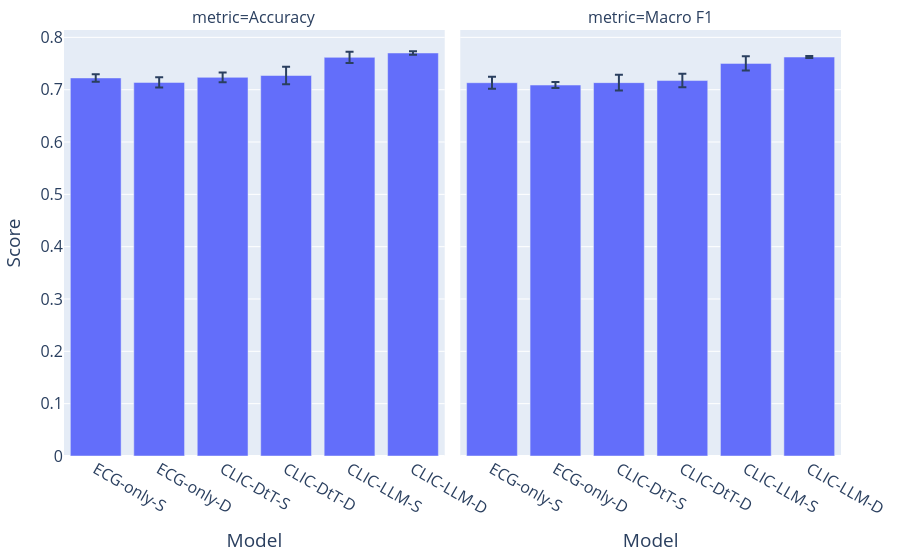

Write notebook code for a chart like this one.
### Code cell
df_long = pd.DataFrame({
    "model": df["model"].tolist() * 2,
    "metric": ["Accuracy"] * 6 + ["Macro F1"] * 6,
    "mean": list(df["acc_mean"]) + list(df["f1_mean"]),
    "std":  list(df["acc_std"])  + list(df["f1_std"]),
})

fig = px.bar(
    df_long,
    x="model",
    y="mean",
    error_y="std",
    facet_col="metric",
    category_orders={"model": model_order},
    labels={"mean": "Score", "model": "Model"},
)

fig.update_layout(
    font=dict(size=16),
    margin=dict(l=40, r=20, t=30, b=40),
)

fig.show()
fig.write_image("accuracy_f1_barplot.pdf")

### Figure 1 — Plotly figure (JSON) as saved in the notebook; plotly's stock layout.template omitted (floating-point values rounded to 4 significant figures)
{"data": [{"error_y": {"array": [0.007114, 0.009902, 0.009394, 0.01657, 0.01078, 0.003223]}, "hovertemplate": "metric=Accuracy<br>Model=%{x}<br>Score=%{y}<extra></extra>", "legendgroup": "", "marker": {"color": "#636efa", "pattern": {"shape": ""}}, "name": "", "orientation": "v", "showlegend": false, "textposition": "auto", "type": "bar", "x": ["ECG-only-S", "ECG-only-D", "CLIC-DtT-S", "CLIC-DtT-D", "CLIC-LLM-S", "CLIC-LLM-D"], "xaxis": "x", "y": [0.7225, 0.7139, 0.7236, 0.7271, 0.7618, 0.7702], "yaxis": "y"}, {"error_y": {"array": [0.01148, 0.005815, 0.01497, 0.01297, 0.01367, 0.001853]}, "hovertemplate": "metric=Macro F1<br>Model=%{x}<br>Score=%{y}<extra></extra>", "legendgroup": "", "marker": {"color": "#636efa", "pattern": {"shape": ""}}, "name": "", "orientation": "v", "showlegend": false, "textposition": "auto", "type": "bar", "x": ["ECG-only-S", "ECG-only-D", "CLIC-DtT-S", "CLIC-DtT-D", "CLIC-LLM-S", "CLIC-LLM-D"], "xaxis": "x2", "y": [0.7134, 0.7089, 0.7135, 0.7175, 0.7503, 0.7624], "yaxis": "y2"}], "layout": {"annotations": [{"font": {}, "showarrow": false, "text": "metric=Accuracy", "x": 0.245, "xanchor": "center", "xref": "paper", "y": 1, "yanchor": "bottom", "yref": "paper"}, {"font": {}, "showarrow": false, "text": "metric=Macro F1", "x": 0.755, "xanchor": "center", "xref": "paper", "y": 1, "yanchor": "bottom", "yref": "paper"}], "barmode": "relative", "font": {"size": 16}, "legend": {"tracegroupgap": 0}, "margin": {"b": 40, "l": 40, "r": 20, "t": 30}, "xaxis": {"anchor": "y", "categoryarray": ["ECG-only-S", "ECG-only-D", "CLIC-DtT-S", "CLIC-DtT-D", "CLIC-LLM-S", "CLIC-LLM-D"], "categoryorder": "array", "domain": [0, 0.49], "title": {"text": "Model"}}, "xaxis2": {"anchor": "y2", "categoryarray": ["ECG-only-S", "ECG-only-D", "CLIC-DtT-S", "CLIC-DtT-D", "CLIC-LLM-S", "CLIC-LLM-D"], "categoryorder": "array", "domain": [0.51, 1], "matches": "x", "title": {"text": "Model"}}, "yaxis": {"anchor": "x", "domain": [0, 1], "title": {"text": "Score"}}, "yaxis2": {"anchor": "x2", "domain": [0, 1], "matches": "y", "showticklabels": false}}}
